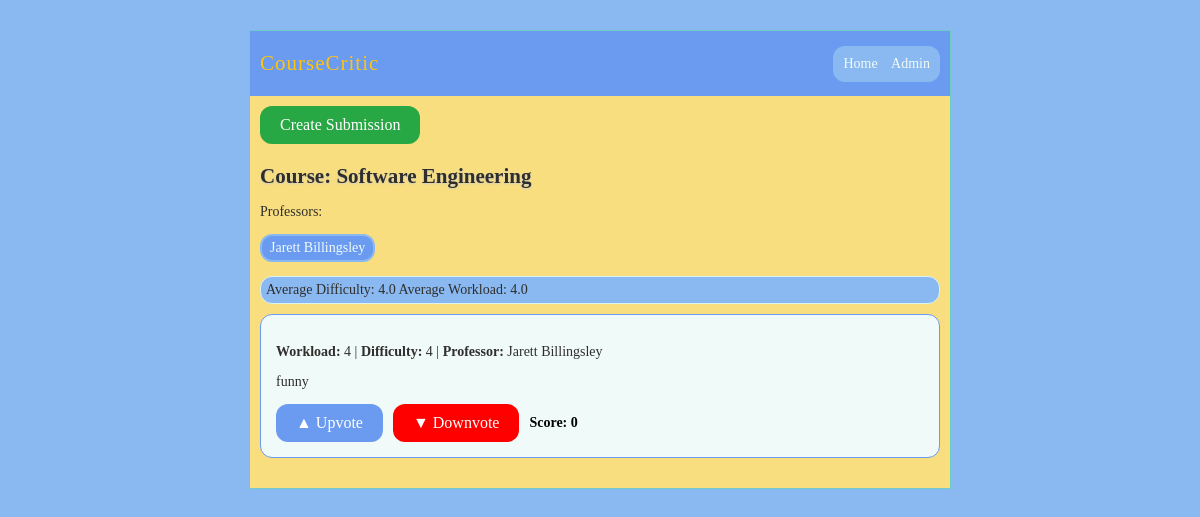
The app's page /course/5, older data.
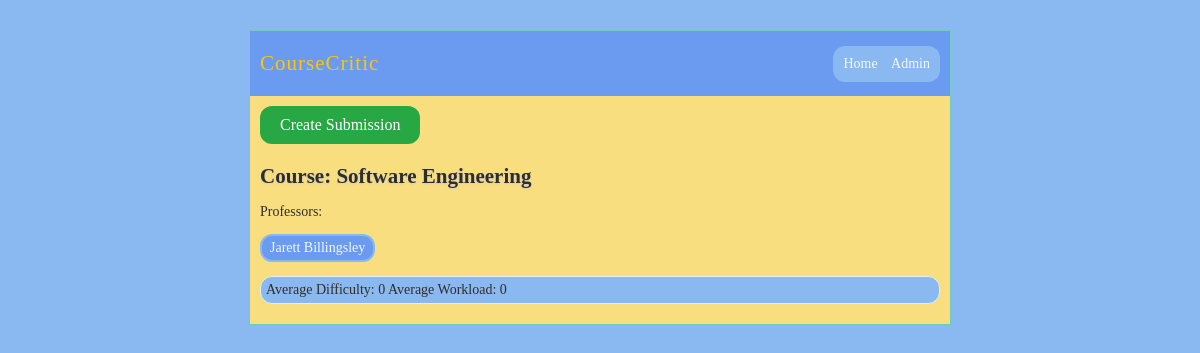
The same page, newer data.
### model.py (models this page shows, shortened)
class Professor(db.Model):
    __tablename__ = "prof_table"
    id: Mapped[int] = mapped_column(primary_key=True)
    name: Mapped[str] = mapped_column(String(200), unique=True)
    courses: Mapped[list["Course"]] = relationship(secondary="prof_course_table", back_populates="professors")
    ratings: Mapped[list["Rating"]] = relationship("Rating", back_populates="professor")

class Rating(db.Model):
    __tablename__ = "ratings_table"
    __table_args__ = (
        CheckConstraint('difficulty <= 5 AND difficulty >= 0', name='difficulty_bounds_check'),
    )
    id: Mapped[int] = mapped_column(primary_key=True)
    workload: Mapped[int]
    difficulty: Mapped[int]
    description: Mapped[str] = mapped_column(String(300))
    score: Mapped[int] = mapped_column(Integer, default=0)
    professor_id: Mapped[int] = mapped_column(ForeignKey("prof_table.id"))
    professor: Mapped["Professor"] = relationship("Professor", back_populates="ratings")
    course_id: Mapped[int] = mapped_column(ForeignKey("course_table.id"))
    course: Mapped["Course"] = relationship("Course", back_populates="ratings")

### course_critic.py (the view)
@app.route("/course/<int:course_id>")
def course(course_id):
    course = db.session.execute(db.select(Course).where(Course.id == course_id)).scalar()
    stmt = db.select(Rating).where(Rating.course_id == course.id).order_by(Rating.score.desc())
    ratings = db.session.execute(stmt).scalars().all()
    professors = course.professors
    diffAvg = sum([rating.difficulty for rating in ratings]) / len(ratings) if ratings else 0
    workAvg = sum([rating.workload for rating in ratings]) / len(ratings) if ratings else 0
    return render_template("course.html", course=course, ratings=ratings, diff=diffAvg, work=workAvg, profs=professors)

### templates/course.html (shortened to what this page needs)
{% extends "layout.html" %}
{% block body %}
    <div style="margin-bottom: 20px;">
        <a href="{{ url_for('submit', course_id=course.id) }}">
            <button class="submit-btn" id="createBtn">
                Create Submission
            </button>
        </a>
    </div>
    <h2>Course: {{ course.title }}</h2>
    {% if profs %}
        <p id="profLabel"> Professors:
    {% for professor in profs%}
        <p class="professor">{{ professor.name }}</p>
    {% endfor %}
        </p>
    {% else %}
        <p>No one teaches this course!</p>
    {% endif %}
<div class="twitbox">
    <p>Average Difficulty: {{ diff }} Average Workload: {{ work }}</p>
</div>
{% for rating in ratings %}
    <div class="rating-div">
        <p><strong>Workload:</strong> {{ rating.workload }} |
           <strong>Difficulty:</strong> {{ rating.difficulty }} |
           <strong>Professor:</strong> {{ rating.professor.name }}</p>
        <p>{{ rating.description }}</p>
        <div class="vote-controls">
            <form method="post" action="{{ url_for('upvote', rating_id=rating.id) }}">
                <button type="submit" class="btn">▲ Upvote</button>
            </form>
            <form method="post" action="{{ url_for('downvote', rating_id=rating.id) }}">
                <button type="submit" class="downvote-btn">▼ Downvote</button>
            </form>
            <span class="score-display">Score: {{ rating.score }}</span>
        </div>
    </div>
    {% endfor %}
{% endblock %}

Row changes from the older to the newer data that the page shows:
removed Rating: workload "4", difficulty "4", professor.name "Jarett Billingsley", description "funny", score "0"
Text that changed along with them:
{{ diff }}: "4.0" → "0"
{{ work }}: "4.0" → "0"
